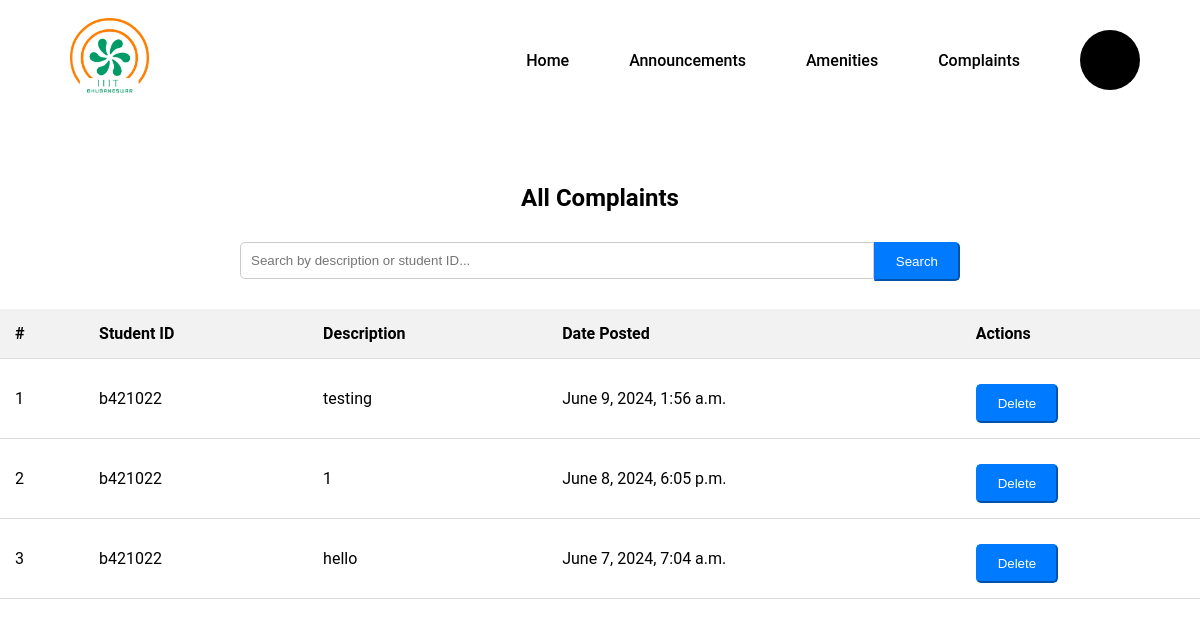
/faculty/complaints/, run on the app's committed database.
### users/models.py (models this page shows, shortened)
class Complaint(models.Model):
    student_id = models.CharField(max_length=20)
    description = models.TextField()
    date_created = models.DateTimeField(auto_now_add=True)

### users/views.py (the view)
# urls.py: path('faculty/complaints/', views.faculty_complaints_list, name='faculty_complaints_list'),
def faculty_complaints_list(request):
    query = request.GET.get('search_query')
    if query:
        complaints = Complaint.objects.filter(
            Q(student_id__icontains=query) |
            Q(description__icontains=query)
        )
    else:
        complaints = Complaint.objects.all().order_by('-date_created')  # Newest complaints first
    context = {
        'complaints': complaints,
    }
    return render(request, 'faculty_complaints_list.html', context)

### users/templates/faculty_complaints_list.html (shortened to what this page needs)
{% extends 'faculty_base.html' %}
{% block content %}
<div class="container mt-4">
    {% load static %}
    <link rel="stylesheet" href="{% static 'css/complaints.css' %}">
    <h2>All Complaints</h2>
    <div class="row mb-3 justify-content-center">
        <div class="col-md-12">
            <form method="GET" action="{% url 'faculty_complaints_list' %}" class="form-inline search-bar">
                <div class="input-group">
                    <input type="text" class="form-control form-control-lg" name="search_query" placeholder="Search by description or student ID..." value="{{ request.GET.search_query }}">
                    <div class="input-group-append">
                        <button type="submit" class="btn btn-primary btn-lg">Search</button>
                    </div>
                </div>
            </form>
        </div>
    </div>
    <table class="table table-striped mt-3">
        <thead>
            <tr>
                <th>#</th>
                <th>Student ID</th>
                <th>Description</th>
                <th>Date Posted</th>
                <th>Actions</th>
            </tr>
        </thead>
        <tbody>
            {% for complaint in complaints %}
            <tr>
                <td>{{ forloop.counter }}</td>
                <td>{{ complaint.student_id }}</td>
                <td>{{ complaint.description }}</td>
                <td>{{ complaint.date_created }}</td>
                <td>
                    <form action="{% url 'delete_complaint' complaint.id %}" method="post" style="display: inline;">
                        <button type="submit" class="btn btn-primary btn-lg">Delete</button>
                    </form>
                </td>
            </tr>
            {% endfor %}
        </tbody>
    </table>
</div>
{% endblock %}

### static/css/dashboard_styles.css (style rules this page uses)
* { margin: 0; padding: 0; box-sizing: border-box; }
body { font-family: 'Roboto', sans-serif; }

### static/css/complaints.css (style rules this page uses)
.container { margin-top: 4rem; }
h2 { text-align: center; margin-bottom: 20px; }
.search-bar .input-group { width: 60%; margin: 0 auto 20px; display: flex; }
.search-bar .form-control { flex: 1; padding: 10px; border-radius: 5px 0 0 5px; border: 1px solid #ccc; }
.search-bar .input-group-append .btn-primary { background-color: #007bff; border-color: #007bff; padding: 10px 20px; border-radius: 0 5px 5px 0; color: white; }
.table { width: 100%; border-collapse: collapse; }
.table th, .table td { padding: 15px; text-align: left; border-bottom: 1px solid #ddd; }
.table th { background-color: #f2f2f2; }
.mt-4 { margin-top: 4rem !important; }
form { margin-top: 20px; }
form .btn-primary { background-color: #007bff; border-color: #007bff; padding: 10px 20px; border-radius: 5px; color: white; margin-top: 10px; }
form input, form textarea, form select { width: 40%; padding: 10px; margin: 10px 0; border-radius: 5px; border: 1px solid #ccc; }
.justify-content-center { justify-content: center; }

### data on the page
Complaint: student_id "b421022", description "testing", date_created "June 9, 2024, 1:56 a.m."
Complaint: student_id "b421022", description "1", date_created "June 8, 2024, 6:05 p.m."
Complaint: student_id "b421022", description "hello", date_created "June 7, 2024, 7:04 a.m."
